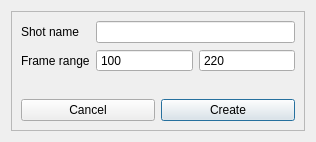
<?xml version="1.0" encoding="UTF-8"?>
<ui version="4.0">
 <class>Dialog</class>
 <widget class="QDialog" name="Dialog">
  <property name="geometry">
   <rect>
    <x>0</x>
    <y>0</y>
    <width>316</width>
    <height>142</height>
   </rect>
  </property>
  <property name="windowTitle">
   <string>Dialog</string>
  </property>
  <layout class="QVBoxLayout" name="verticalLayout">
   <property name="spacing">
    <number>1</number>
   </property>
   <item>
    <widget class="QFrame" name="shot_crea_main_frame">
     <property name="frameShape">
      <enum>QFrame::StyledPanel</enum>
     </property>
     <property name="frameShadow">
      <enum>QFrame::Raised</enum>
     </property>
     <layout class="QVBoxLayout" name="verticalLayout_2">
      <item>
       <layout class="QFormLayout" name="formLayout">
        <item row="0" column="0">
         <widget class="QLabel" name="label_3">
          <property name="text">
           <string>Shot name</string>
          </property>
         </widget>
        </item>
        <item row="1" column="0">
         <widget class="QLabel" name="label_2">
          <property name="text">
           <string>Frame range</string>
          </property>
         </widget>
        </item>
        <item row="1" column="1">
         <layout class="QHBoxLayout" name="horizontalLayout_2">
          <item>
           <widget class="QSpinBox" name="shot_inFrame_spinBox">
            <property name="buttonSymbols">
             <enum>QAbstractSpinBox::NoButtons</enum>
            </property>
            <property name="minimum">
             <number>100</number>
            </property>
            <property name="maximum">
             <number>10000000</number>
            </property>
           </widget>
          </item>
          <item>
           <widget class="QSpinBox" name="shot_outFrame_spinBox">
            <property name="buttonSymbols">
             <enum>QAbstractSpinBox::NoButtons</enum>
            </property>
            <property name="minimum">
             <number>100</number>
            </property>
            <property name="maximum">
             <number>1000000000</number>
            </property>
            <property name="value">
             <number>220</number>
            </property>
           </widget>
          </item>
         </layout>
        </item>
        <item row="0" column="1">
         <widget class="QLineEdit" name="shot_name_lineEdit"/>
        </item>
       </layout>
      </item>
      <item>
       <layout class="QHBoxLayout" name="horizontalLayout_4">
        <item>
         <widget class="QPushButton" name="shot_crea_cancel_pushButton">
          <property name="text">
           <string>Cancel</string>
          </property>
         </widget>
        </item>
        <item>
         <widget class="QPushButton" name="shot_crea_create_pushButton">
          <property name="text">
           <string>Create</string>
          </property>
          <property name="default">
           <bool>true</bool>
          </property>
         </widget>
        </item>
       </layout>
      </item>
     </layout>
    </widget>
   </item>
  </layout>
 </widget>
 <resources/>
 <connections>
  <connection>
   <sender>shot_crea_cancel_pushButton</sender>
   <signal>clicked()</signal>
   <receiver>Dialog</receiver>
   <slot>reject()</slot>
   <hints>
    <hint type="sourcelabel">
     <x>89</x>
     <y>122</y>
    </hint>
    <hint type="destinationlabel">
     <x>157</x>
     <y>80</y>
    </hint>
   </hints>
  </connection>
 </connections>
</ui>
